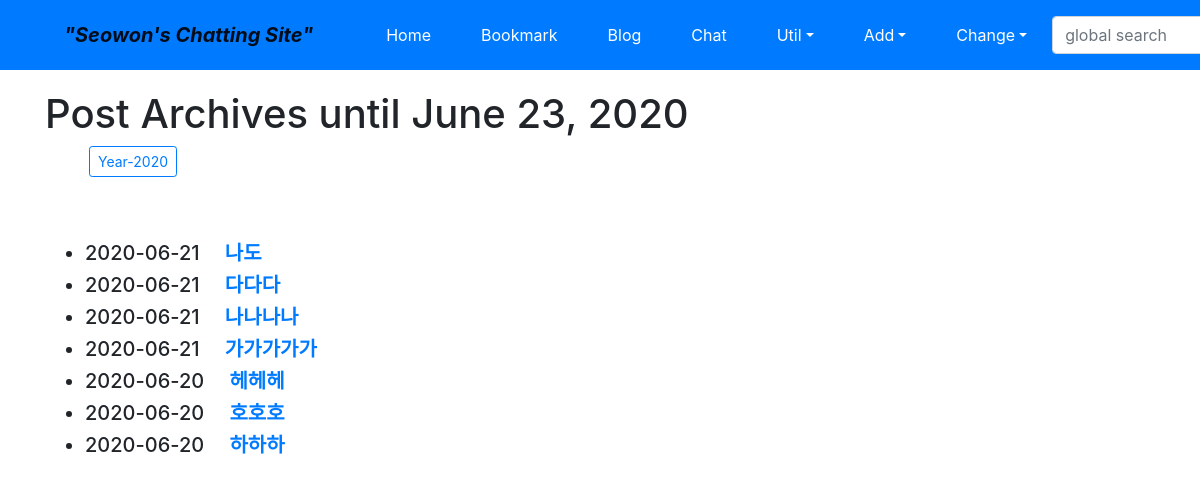
Screenshot of /blog/archive/ with the database file from the repository.
### blog/models.py (models this page shows, shortened)
class Post(models.Model):
	title = models.CharField(verbose_name='TITLE', max_length=50)
	slug = models.SlugField('SLUG', unique=True, allow_unicode=True, help_text='one word for title alias.')
	description = models.CharField('DESCRIPTION', max_length=100, blank=True, help_text='simple description text.')
	content = models.TextField('CONTENT')
	create_dt = models.DateTimeField('CREATE DATE', auto_now_add=True)
	modify_dt = models.DateTimeField('MODIFY DATE', auto_now = True)
	owner = models.ForeignKey(User, on_delete=models.CASCADE, verbose_name='OWNER', blank=True, null=True)
	class Meta:
		verbose_name = 'post'
		verbose_name_plural = 'posts'
		db_table = 'blog_posts'
		ordering = ('-modify_dt',)
	def get_absolute_url(self):
		return reverse('blog:post_detail', args=(self.slug,))

### blog/views.py (the view)
# urls.py: path('archive/', views.PostAV.as_view(), name = 'post_archive'),
class PostAV(ArchiveIndexView):
	model = Post
	date_field = 'modify_dt'
	template_name = 'blog/post_archive.html'

### blog/templates/blog/post_archive.html (shortened to what this page needs)
{% extends "base.html" %}
{% block content %}
<h1>Post Archives until {% now "N d, Y" %}</h1>
<ul>
	{% for date in date_list %}
		<a href="{% url 'blog:post_year_archive' date|date:'Y' %}"
		 class="btn btn-outline-primary btn-sm mx-1">Year-{{date|date:"Y"}}</a>
	{% endfor %}
</ul>
<br><br>
<div>
	<ul>
		{% for post in object_list %}
		<li class="h5">
			{{post.modify_dt|date:"Y-m-d"}}&emsp;
			<a href="{{ post.get_absolute_url }}"><strong>{{ post.title }}</strong></a></li>
		{% endfor %}
	</ul>
</div>
{% endblock %}

### rows the page displays
Post: modify_dt "2020-06-21", title "나도"
Post: modify_dt "2020-06-21", title "다다다"
Post: modify_dt "2020-06-21", title "나나나나"
Post: modify_dt "2020-06-21", title "가가가가가"
Post: modify_dt "2020-06-20", title "헤헤헤"
Post: modify_dt "2020-06-20", title "호호호"
Post: modify_dt "2020-06-20", title "하하하"

### other values shown
{{ date|date:"Y" }} "2020"
